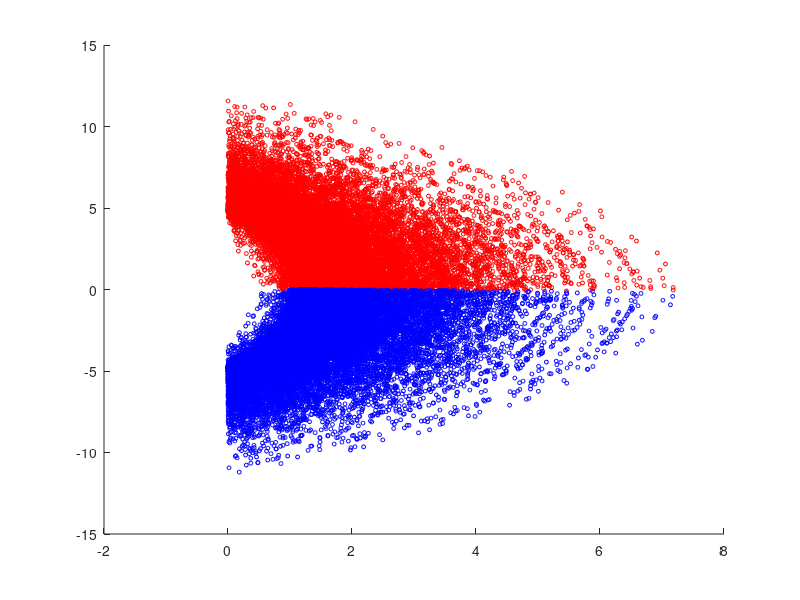

Write the MATLAB code that produced this figure. (Note: this script raises an error after producing the figure.)
%% Load existing dataset (or run BouncingBallDataGeneration to create a new one)

addpath('utils', 'Examples/BouncingBall');
data = load("Data/raw-bouncing-ball-23-Jan-2025.mat");
data_3_labels = data.data_3; 

% Dataset structure :
% 1:2 = x
% 2:5 = z
% 6 = label 1 if "after jump", label 0 if "before jump"
% 7 = label 1 if "after jump" or close to "after jump" ; 0 otherwise
% 8 = label 1 if "before jump" or close to "before jump" ; 0 otherwise

% In all this file, we use the datascience convention where X (resp. Y)
% denotes the inputs (resp. outputs) of NN models

%% Plot the points (x,z) in dataset, depending on whether they are labelled "before jump" or "after jump"

mask_after_jump = (data_3_labels(6,:)==1) ; % to select points labelled as "after jump"
mask_before_jump = (data_3_labels(6,:)==0) ; % to select points labelled as "before jump"
mask_nan = (isnan(data_3_labels(6,:))); % to select points labelled as "NAN"

% Plot x-component of points in x-coordinates
figure(1)
clf
scatter(data_3_labels(1,mask_after_jump), data_3_labels(2,mask_after_jump), 8, 'r')
hold on
scatter(data_3_labels(1,mask_before_jump), data_3_labels(2,mask_before_jump), 8, 'b')
xlabel('$x_1$', Interpreter='latex')
ylabel('$x_2$', Interpreter='latex')
legend('After Jump', 'Before Jump', Interpreter='latex')
title('Dataset in $x$-coordinates', Interpreter='latex')
grid on

% Plot z-component of points in z-coordinates
figure(2)
clf
scatter3(data_3_labels(3, mask_after_jump), data_3_labels(4, mask_after_jump), data_3_labels(5, mask_after_jump), 8, 'r')
hold on
scatter3(data_3_labels(3, mask_before_jump), data_3_labels(4, mask_before_jump), data_3_labels(5, mask_before_jump), 8, 'b')
scatter3(data_3_labels(3, mask_nan), data_3_labels(4, mask_nan), data_3_labels(5, mask_nan), 5, 'black')
xlabel('$z_1$', Interpreter='latex')
ylabel('$z_2$', Interpreter='latex')
zlabel('$z_3$', Interpreter='latex')
legend('After Jump', 'Before Jump', 'Nan', Interpreter='latex')
title('Dataset in $z$-coordinates', Interpreter='latex')


%% Train the classifier
% This classifier should learn to recognize whether a given z corresponds
% to a point x labelled "before jump" or "after jump" 
% => input z and output "before/after jump"

% Remove Nan and define the classifier input X and output Y
mask = reshape(~isnan(data_3_labels(6, :)),1,[]);
fprintf( '%f% nan over %f% data points',sum(~mask), length(mask));
X_classifier = data_3_labels(3:5, mask); % z component
Y_classifier = data_3_labels(6, mask); % "after/before jump" label


% Test and train split
cv_par_t = cvpartition(Y_classifier, 'HoldOut', 0.3);

X_train_classifier = X_classifier(:, training(cv_par_t))';
Y_train_classifier = Y_classifier(training(cv_par_t))';
X_test_classifier = X_classifier(:, test(cv_par_t))';
Y_test_classifier = Y_classifier(test(cv_par_t))';


% Train a SVM predicting whether a z-state correspond to a x-state that is "after" or "before" a jump 
svmModel = fitcsvm(X_train_classifier, Y_train_classifier, 'KernelFunction', 'rbf', 'Standardize', true);


% Test
% Predict on test set
Y_pred_classifier = predict(svmModel, X_test_classifier);

% Evaluate Precision
accuracy = sum(Y_pred_classifier == Y_test_classifier) / length(Y_test_classifier);
fprintf('Precision SVM : %.2f%%\n', accuracy * 100);

% Display classification errors
false_flag = ~(Y_pred_classifier == Y_test_classifier);  % indices in the test data where the classifier made mistakes
figure(3)
clf
x_test = data_3_labels(1:2, mask);
x_test = x_test(:, test(cv_par_t)); % x component corresponding to the z-components used for testing the classifier
disp(size(x_test));
scatter(x_test(1, false_flag), x_test(2, false_flag))
xlabel('$x_1$', Interpreter='latex')
ylabel('$x_2$', Interpreter='latex')
title('Missclassified points')

%% Learn T_inv on half the dataset
% => input z and output x
% In order to deal with non_injectivity of T we learn T_inv only on half
% of the dataset, chosen so that T is injective in this subset. Here we train on
% points classified as "after jump". To improve generalization and avoid errors
% at the boundary between the "before/after jumps" labels, we also include
% points classified as "before jump" but very close to the boundary

% Test and train split
mask_after = reshape(data_3_labels(8, :) == 1, 1, []); % we use the adequate label to also include the points that are before a jump but not by much
X_after = data_3_labels(3:5, mask_after)'; % z component
Y_after = data_3_labels(1:2, mask_after)'; % x component

% Split into test and train set
cv_after = cvpartition(size(Y_after, 1), 'HoldOut', 0.3);
X_train_after = X_after(training(cv_after), :);
Y_train_after = Y_after(training(cv_after), :);
X_test_after = X_after(test(cv_after), :);
Y_test_after = Y_after(test(cv_after), :);

% Normalize datas
[X_train_after, mu_a, sigma_a] = zscore(X_train_after);
X_test_after = (X_test_after - mu_a) ./ sigma_a;

% Train neural network
% Create neural network
layers = [
    featureInputLayer(3)
    fullyConnectedLayer(100)
    tanhLayer
    fullyConnectedLayer(100)
    tanhLayer
    fullyConnectedLayer(100)
    tanhLayer
    fullyConnectedLayer(2)
    regressionLayer];

    
    % Training options
options = trainingOptions('adam', ...
    'ValidationData',{X_test_after, Y_test_after}, ...
    'ValidationFrequency',30, ...
    'MaxEpochs', 100, ...
    'InitialLearnRate', 0.01, ...
    'L2Regularization', 1e-5, ...
    'Plots', 'training-progress');

% Train the network
mdl_a = trainNetwork(X_train_after, Y_train_after, layers, options);

% Test Network
% Predict on test set
Y_pred_after = predict(mdl_a, X_test_after);

% Evaluate network performance with the RMSE metric
rmse = sqrt(mean((Y_pred_after - Y_test_after).^2, 'all'));
fprintf('RMSE after jumps : %.4f\n', rmse);

%% Learn T_inv on other half of the dataset
% => input z and output x
% In order to deal with non_injectivity of T we learn T_inv only on half
% of the dataset, chosen so that T is injective in this subset. Here we train on
% points classified as "before jump" or close to "before jump".

% Test and train split
mask_before = reshape(data_3_labels(7, :) == 1, 1, []); % We use the adequate label to also include the points that are after a jump but not by much


X_before = data_3_labels(3:5,mask_before)'; % z component
Y_before = data_3_labels(1:2,mask_before)'; % x component

% Split into test and train set
cv_before = cvpartition(size(Y_before, 1), 'HoldOut', 0.3);
X_train_before = X_before(training(cv_before), :);
Y_train_before = Y_before(training(cv_before), :);
X_test_before = X_before(test(cv_before), :);
Y_test_before = Y_before(test(cv_before), :);

% Normalize datas
[X_train_before, mu_b, sigma_b] = zscore(X_train_before);
X_test_before = (X_test_before - mu_b) ./ sigma_b;
% Train Neural Network
% Create neural network
layers = [
    featureInputLayer(3)
    fullyConnectedLayer(100)
    tanhLayer
    fullyConnectedLayer(100)
    tanhLayer
    fullyConnectedLayer(100)
    tanhLayer
    fullyConnectedLayer(2) 
    regressionLayer];


% Training options
options = trainingOptions('adam', ...
    'ValidationData',{X_test_before,Y_test_before}, ...
    'ValidationFrequency',30, ...
    'MaxEpochs', 100, ...
    'InitialLearnRate', 0.01, ...
    'L2Regularization', 1e-5, ...
    'Plots', 'training-progress');

% Train network
mdl_b = trainNetwork(X_train_before, Y_train_before, layers, options);

% Test Neural Network
% Predict on test set
Y_pred_before = predict(mdl_b, X_test_before);

% Evaluate network performance with the RMSE metric
rmse = sqrt(mean((Y_pred_before - Y_test_before).^2, 'all'));
fprintf('RMSE before jumps : %.4f\n', rmse);

%% Save models

today = string(datetime("today"));
directory = 'ObserverModels/';
A = data.A;
B = data.B;
models_name = strcat(directory, 'bouncing-ball-predictor-', today, '.mat');
save(models_name, 'mdl_b', 'mdl_b', "mu_b", "sigma_b", "mdl_a", "mu_a", "sigma_a", "svmModel", 'A', 'B');